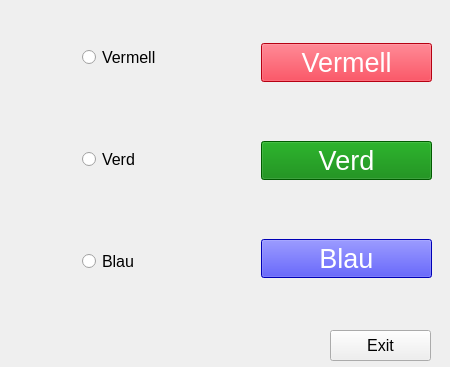
<?xml version="1.0" encoding="UTF-8"?>
<ui version="4.0">
 <class>Form</class>
 <widget class="QWidget" name="Form">
  <property name="geometry">
   <rect>
    <x>0</x>
    <y>0</y>
    <width>450</width>
    <height>367</height>
   </rect>
  </property>
  <property name="windowTitle">
   <string>Form</string>
  </property>
  <widget class="QPushButton" name="pushButton">
   <property name="geometry">
    <rect>
     <x>330</x>
     <y>330</y>
     <width>101</width>
     <height>31</height>
    </rect>
   </property>
   <property name="font">
    <font>
     <pointsize>12</pointsize>
    </font>
   </property>
   <property name="text">
    <string>Exit</string>
   </property>
  </widget>
  <widget class="QWidget" name="">
   <property name="geometry">
    <rect>
     <x>0</x>
     <y>-26</y>
     <width>161</width>
     <height>371</height>
    </rect>
   </property>
   <layout class="QHBoxLayout" name="horizontalLayout">
    <item>
     <spacer name="horizontalSpacer">
      <property name="orientation">
       <enum>Qt::Horizontal</enum>
      </property>
      <property name="sizeHint" stdset="0">
       <size>
        <width>18</width>
        <height>20</height>
       </size>
      </property>
     </spacer>
    </item>
    <item>
     <layout class="QVBoxLayout" name="verticalLayout">
      <item>
       <widget class="QRadioButton" name="radioButtonvermell">
        <property name="font">
         <font>
          <pointsize>12</pointsize>
         </font>
        </property>
        <property name="text">
         <string>Vermell</string>
        </property>
       </widget>
      </item>
      <item>
       <widget class="QRadioButton" name="radioButtonverd">
        <property name="palette">
         <palette>
          <active>
           <colorrole role="Button">
            <brush brushstyle="SolidPattern">
             <color alpha="255">
              <red>240</red>
              <green>0</green>
              <blue>4</blue>
             </color>
            </brush>
           </colorrole>
          </active>
          <inactive>
           <colorrole role="Button">
            <brush brushstyle="SolidPattern">
             <color alpha="255">
              <red>240</red>
              <green>0</green>
              <blue>4</blue>
             </color>
            </brush>
           </colorrole>
          </inactive>
          <disabled>
           <colorrole role="Button">
            <brush brushstyle="SolidPattern">
             <color alpha="255">
              <red>240</red>
              <green>0</green>
              <blue>4</blue>
             </color>
            </brush>
           </colorrole>
          </disabled>
         </palette>
        </property>
        <property name="font">
         <font>
          <pointsize>12</pointsize>
         </font>
        </property>
        <property name="text">
         <string>Verd</string>
        </property>
       </widget>
      </item>
      <item>
       <widget class="QRadioButton" name="radioButtonblaau">
        <property name="font">
         <font>
          <pointsize>12</pointsize>
         </font>
        </property>
        <property name="text">
         <string>Blau</string>
        </property>
       </widget>
      </item>
     </layout>
    </item>
   </layout>
  </widget>
  <widget class="QWidget" name="">
   <property name="geometry">
    <rect>
     <x>261</x>
     <y>-10</y>
     <width>171</width>
     <height>341</height>
    </rect>
   </property>
   <property name="palette">
    <palette>
     <active>
      <colorrole role="ButtonText">
       <brush brushstyle="SolidPattern">
        <color alpha="255">
         <red>234</red>
         <green>234</green>
         <blue>234</blue>
        </color>
       </brush>
      </colorrole>
     </active>
     <inactive>
      <colorrole role="ButtonText">
       <brush brushstyle="SolidPattern">
        <color alpha="255">
         <red>234</red>
         <green>234</green>
         <blue>234</blue>
        </color>
       </brush>
      </colorrole>
     </inactive>
     <disabled>
      <colorrole role="ButtonText">
       <brush brushstyle="SolidPattern">
        <color alpha="255">
         <red>120</red>
         <green>120</green>
         <blue>120</blue>
        </color>
       </brush>
      </colorrole>
     </disabled>
    </palette>
   </property>
   <layout class="QVBoxLayout" name="verticalLayout_2">
    <item>
     <widget class="QPushButton" name="pushButtonvermell">
      <property name="enabled">
       <bool>true</bool>
      </property>
      <property name="palette">
       <palette>
        <active>
         <colorrole role="WindowText">
          <brush brushstyle="SolidPattern">
           <color alpha="255">
            <red>255</red>
            <green>255</green>
            <blue>255</blue>
           </color>
          </brush>
         </colorrole>
         <colorrole role="Button">
          <brush brushstyle="SolidPattern">
           <color alpha="255">
            <red>255</red>
            <green>0</green>
            <blue>25</blue>
           </color>
          </brush>
         </colorrole>
         <colorrole role="Text">
          <brush brushstyle="SolidPattern">
           <color alpha="255">
            <red>255</red>
            <green>255</green>
            <blue>255</blue>
           </color>
          </brush>
         </colorrole>
         <colorrole role="ButtonText">
          <brush brushstyle="SolidPattern">
           <color alpha="255">
            <red>255</red>
            <green>255</green>
            <blue>255</blue>
           </color>
          </brush>
         </colorrole>
         <colorrole role="Base">
          <brush brushstyle="SolidPattern">
           <color alpha="255">
            <red>255</red>
            <green>0</green>
            <blue>25</blue>
           </color>
          </brush>
         </colorrole>
         <colorrole role="Window">
          <brush brushstyle="SolidPattern">
           <color alpha="255">
            <red>255</red>
            <green>0</green>
            <blue>25</blue>
           </color>
          </brush>
         </colorrole>
        </active>
        <inactive>
         <colorrole role="WindowText">
          <brush brushstyle="SolidPattern">
           <color alpha="255">
            <red>255</red>
            <green>255</green>
            <blue>255</blue>
           </color>
          </brush>
         </colorrole>
         <colorrole role="Button">
          <brush brushstyle="SolidPattern">
           <color alpha="255">
            <red>255</red>
            <green>0</green>
            <blue>25</blue>
           </color>
          </brush>
         </colorrole>
         <colorrole role="Text">
          <brush brushstyle="SolidPattern">
           <color alpha="255">
            <red>255</red>
            <green>255</green>
            <blue>255</blue>
           </color>
          </brush>
         </colorrole>
         <colorrole role="ButtonText">
          <brush brushstyle="SolidPattern">
           <color alpha="255">
            <red>255</red>
            <green>255</green>
            <blue>255</blue>
           </color>
          </brush>
         </colorrole>
         <colorrole role="Base">
          <brush brushstyle="SolidPattern">
           <color alpha="255">
            <red>255</red>
            <green>0</green>
            <blue>25</blue>
           </color>
          </brush>
         </colorrole>
         <colorrole role="Window">
          <brush brushstyle="SolidPattern">
           <color alpha="255">
            <red>255</red>
            <green>0</green>
            <blue>25</blue>
           </color>
          </brush>
         </colorrole>
        </inactive>
        <disabled>
         <colorrole role="WindowText">
          <brush brushstyle="SolidPattern">
           <color alpha="255">
            <red>255</red>
            <green>255</green>
            <blue>255</blue>
           </color>
          </brush>
         </colorrole>
         <colorrole role="Button">
          <brush brushstyle="SolidPattern">
           <color alpha="255">
            <red>255</red>
            <green>0</green>
            <blue>25</blue>
           </color>
          </brush>
         </colorrole>
         <colorrole role="Text">
          <brush brushstyle="SolidPattern">
           <color alpha="255">
            <red>0</red>
            <green>0</green>
            <blue>0</blue>
           </color>
          </brush>
         </colorrole>
         <colorrole role="ButtonText">
          <brush brushstyle="SolidPattern">
           <color alpha="255">
            <red>0</red>
            <green>0</green>
            <blue>0</blue>
           </color>
          </brush>
         </colorrole>
         <colorrole role="Base">
          <brush brushstyle="SolidPattern">
           <color alpha="255">
            <red>255</red>
            <green>0</green>
            <blue>25</blue>
           </color>
          </brush>
         </colorrole>
         <colorrole role="Window">
          <brush brushstyle="SolidPattern">
           <color alpha="255">
            <red>255</red>
            <green>0</green>
            <blue>25</blue>
           </color>
          </brush>
         </colorrole>
        </disabled>
       </palette>
      </property>
      <property name="font">
       <font>
        <pointsize>20</pointsize>
       </font>
      </property>
      <property name="styleSheet">
       <string notr="true">background-color: rgb(255, 0, 25);
color: white;
</string>
      </property>
      <property name="text">
       <string>Vermell</string>
      </property>
     </widget>
    </item>
    <item>
     <widget class="QPushButton" name="pushButtonverd">
      <property name="palette">
       <palette>
        <active>
         <colorrole role="WindowText">
          <brush brushstyle="SolidPattern">
           <color alpha="255">
            <red>255</red>
            <green>255</green>
            <blue>255</blue>
           </color>
          </brush>
         </colorrole>
         <colorrole role="Button">
          <brush brushstyle="SolidPattern">
           <color alpha="255">
            <red>0</red>
            <green>128</green>
            <blue>0</blue>
           </color>
          </brush>
         </colorrole>
         <colorrole role="Text">
          <brush brushstyle="SolidPattern">
           <color alpha="255">
            <red>255</red>
            <green>255</green>
            <blue>255</blue>
           </color>
          </brush>
         </colorrole>
         <colorrole role="ButtonText">
          <brush brushstyle="SolidPattern">
           <color alpha="255">
            <red>255</red>
            <green>255</green>
            <blue>255</blue>
           </color>
          </brush>
         </colorrole>
         <colorrole role="Base">
          <brush brushstyle="SolidPattern">
           <color alpha="255">
            <red>0</red>
            <green>128</green>
            <blue>0</blue>
           </color>
          </brush>
         </colorrole>
         <colorrole role="Window">
          <brush brushstyle="SolidPattern">
           <color alpha="255">
            <red>0</red>
            <green>128</green>
            <blue>0</blue>
           </color>
          </brush>
         </colorrole>
        </active>
        <inactive>
         <colorrole role="WindowText">
          <brush brushstyle="SolidPattern">
           <color alpha="255">
            <red>255</red>
            <green>255</green>
            <blue>255</blue>
           </color>
          </brush>
         </colorrole>
         <colorrole role="Button">
          <brush brushstyle="SolidPattern">
           <color alpha="255">
            <red>0</red>
            <green>128</green>
            <blue>0</blue>
           </color>
          </brush>
         </colorrole>
         <colorrole role="Text">
          <brush brushstyle="SolidPattern">
           <color alpha="255">
            <red>255</red>
            <green>255</green>
            <blue>255</blue>
           </color>
          </brush>
         </colorrole>
         <colorrole role="ButtonText">
          <brush brushstyle="SolidPattern">
           <color alpha="255">
            <red>255</red>
            <green>255</green>
            <blue>255</blue>
           </color>
          </brush>
         </colorrole>
         <colorrole role="Base">
          <brush brushstyle="SolidPattern">
           <color alpha="255">
            <red>0</red>
            <green>128</green>
            <blue>0</blue>
           </color>
          </brush>
         </colorrole>
         <colorrole role="Window">
          <brush brushstyle="SolidPattern">
           <color alpha="255">
            <red>0</red>
            <green>128</green>
            <blue>0</blue>
           </color>
          </brush>
         </colorrole>
        </inactive>
        <disabled>
         <colorrole role="WindowText">
          <brush brushstyle="SolidPattern">
           <color alpha="255">
            <red>255</red>
            <green>255</green>
            <blue>255</blue>
           </color>
          </brush>
         </colorrole>
         <colorrole role="Button">
          <brush brushstyle="SolidPattern">
           <color alpha="255">
            <red>0</red>
            <green>128</green>
            <blue>0</blue>
           </color>
          </brush>
         </colorrole>
         <colorrole role="Text">
          <brush brushstyle="SolidPattern">
           <color alpha="255">
            <red>255</red>
            <green>255</green>
            <blue>255</blue>
           </color>
          </brush>
         </colorrole>
         <colorrole role="ButtonText">
          <brush brushstyle="SolidPattern">
           <color alpha="255">
            <red>255</red>
            <green>255</green>
            <blue>255</blue>
           </color>
          </brush>
         </colorrole>
         <colorrole role="Base">
          <brush brushstyle="SolidPattern">
           <color alpha="255">
            <red>0</red>
            <green>128</green>
            <blue>0</blue>
           </color>
          </brush>
         </colorrole>
         <colorrole role="Window">
          <brush brushstyle="SolidPattern">
           <color alpha="255">
            <red>0</red>
            <green>128</green>
            <blue>0</blue>
           </color>
          </brush>
         </colorrole>
        </disabled>
       </palette>
      </property>
      <property name="font">
       <font>
        <pointsize>20</pointsize>
       </font>
      </property>
      <property name="styleSheet">
       <string notr="true">background-color: green;
color:white;</string>
      </property>
      <property name="text">
       <string>Verd</string>
      </property>
     </widget>
    </item>
    <item>
     <widget class="QPushButton" name="pushButtonblau">
      <property name="palette">
       <palette>
        <active>
         <colorrole role="WindowText">
          <brush brushstyle="SolidPattern">
           <color alpha="255">
            <red>255</red>
            <green>255</green>
            <blue>255</blue>
           </color>
          </brush>
         </colorrole>
         <colorrole role="Button">
          <brush brushstyle="SolidPattern">
           <color alpha="255">
            <red>0</red>
            <green>0</green>
            <blue>255</blue>
           </color>
          </brush>
         </colorrole>
         <colorrole role="Text">
          <brush brushstyle="SolidPattern">
           <color alpha="255">
            <red>255</red>
            <green>255</green>
            <blue>255</blue>
           </color>
          </brush>
         </colorrole>
         <colorrole role="ButtonText">
          <brush brushstyle="SolidPattern">
           <color alpha="255">
            <red>255</red>
            <green>255</green>
            <blue>255</blue>
           </color>
          </brush>
         </colorrole>
         <colorrole role="Base">
          <brush brushstyle="SolidPattern">
           <color alpha="255">
            <red>0</red>
            <green>0</green>
            <blue>255</blue>
           </color>
          </brush>
         </colorrole>
         <colorrole role="Window">
          <brush brushstyle="SolidPattern">
           <color alpha="255">
            <red>0</red>
            <green>0</green>
            <blue>255</blue>
           </color>
          </brush>
         </colorrole>
        </active>
        <inactive>
         <colorrole role="WindowText">
          <brush brushstyle="SolidPattern">
           <color alpha="255">
            <red>255</red>
            <green>255</green>
            <blue>255</blue>
           </color>
          </brush>
         </colorrole>
         <colorrole role="Button">
          <brush brushstyle="SolidPattern">
           <color alpha="255">
            <red>0</red>
            <green>0</green>
            <blue>255</blue>
           </color>
          </brush>
         </colorrole>
         <colorrole role="Text">
          <brush brushstyle="SolidPattern">
           <color alpha="255">
            <red>255</red>
            <green>255</green>
            <blue>255</blue>
           </color>
          </brush>
         </colorrole>
         <colorrole role="ButtonText">
          <brush brushstyle="SolidPattern">
           <color alpha="255">
            <red>255</red>
            <green>255</green>
            <blue>255</blue>
           </color>
          </brush>
         </colorrole>
         <colorrole role="Base">
          <brush brushstyle="SolidPattern">
           <color alpha="255">
            <red>0</red>
            <green>0</green>
            <blue>255</blue>
           </color>
          </brush>
         </colorrole>
         <colorrole role="Window">
          <brush brushstyle="SolidPattern">
           <color alpha="255">
            <red>0</red>
            <green>0</green>
            <blue>255</blue>
           </color>
          </brush>
         </colorrole>
        </inactive>
        <disabled>
         <colorrole role="WindowText">
          <brush brushstyle="SolidPattern">
           <color alpha="255">
            <red>255</red>
            <green>255</green>
            <blue>255</blue>
           </color>
          </brush>
         </colorrole>
         <colorrole role="Button">
          <brush brushstyle="SolidPattern">
           <color alpha="255">
            <red>0</red>
            <green>0</green>
            <blue>255</blue>
           </color>
          </brush>
         </colorrole>
         <colorrole role="Text">
          <brush brushstyle="SolidPattern">
           <color alpha="255">
            <red>255</red>
            <green>255</green>
            <blue>255</blue>
           </color>
          </brush>
         </colorrole>
         <colorrole role="ButtonText">
          <brush brushstyle="SolidPattern">
           <color alpha="255">
            <red>255</red>
            <green>255</green>
            <blue>255</blue>
           </color>
          </brush>
         </colorrole>
         <colorrole role="Base">
          <brush brushstyle="SolidPattern">
           <color alpha="255">
            <red>0</red>
            <green>0</green>
            <blue>255</blue>
           </color>
          </brush>
         </colorrole>
         <colorrole role="Window">
          <brush brushstyle="SolidPattern">
           <color alpha="255">
            <red>0</red>
            <green>0</green>
            <blue>255</blue>
           </color>
          </brush>
         </colorrole>
        </disabled>
       </palette>
      </property>
      <property name="font">
       <font>
        <pointsize>20</pointsize>
       </font>
      </property>
      <property name="styleSheet">
       <string notr="true">background-color: blue;
color:white;</string>
      </property>
      <property name="text">
       <string>Blau</string>
      </property>
     </widget>
    </item>
   </layout>
  </widget>
 </widget>
 <resources/>
 <connections>
  <connection>
   <sender>radioButtonvermell</sender>
   <signal>toggled(bool)</signal>
   <receiver>pushButtonvermell</receiver>
   <slot>setDisabled(bool)</slot>
   <hints>
    <hint type="sourcelabel">
     <x>120</x>
     <y>88</y>
    </hint>
    <hint type="destinationlabel">
     <x>346</x>
     <y>92</y>
    </hint>
   </hints>
  </connection>
  <connection>
   <sender>radioButtonverd</sender>
   <signal>toggled(bool)</signal>
   <receiver>pushButtonverd</receiver>
   <slot>setDisabled(bool)</slot>
   <hints>
    <hint type="sourcelabel">
     <x>120</x>
     <y>188</y>
    </hint>
    <hint type="destinationlabel">
     <x>346</x>
     <y>190</y>
    </hint>
   </hints>
  </connection>
  <connection>
   <sender>radioButtonblaau</sender>
   <signal>toggled(bool)</signal>
   <receiver>pushButtonblau</receiver>
   <slot>setDisabled(bool)</slot>
   <hints>
    <hint type="sourcelabel">
     <x>120</x>
     <y>288</y>
    </hint>
    <hint type="destinationlabel">
     <x>346</x>
     <y>288</y>
    </hint>
   </hints>
  </connection>
  <connection>
   <sender>pushButton</sender>
   <signal>released()</signal>
   <receiver>Form</receiver>
   <slot>close()</slot>
   <hints>
    <hint type="sourcelabel">
     <x>410</x>
     <y>325</y>
    </hint>
    <hint type="destinationlabel">
     <x>239</x>
     <y>177</y>
    </hint>
   </hints>
  </connection>
 </connections>
</ui>
